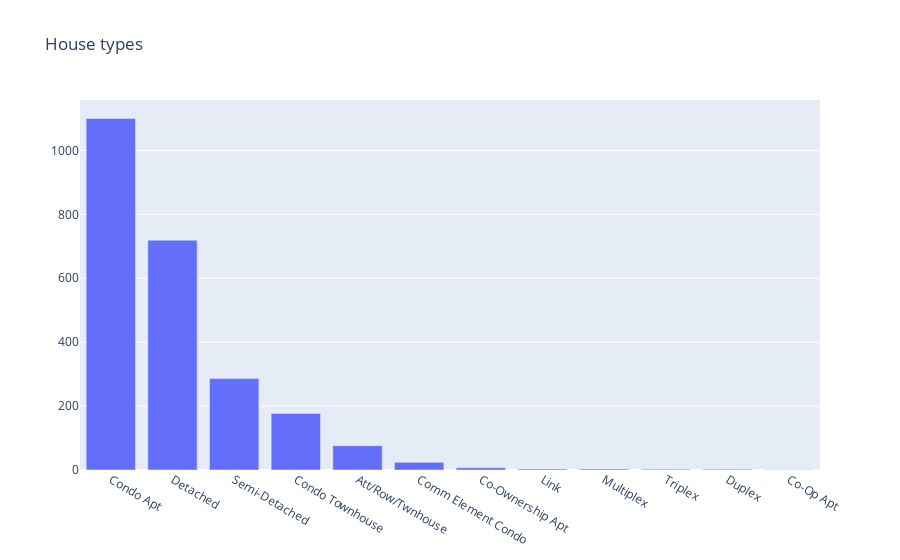

Source (notebook cell):
### Code cell
house_types = df['type'].value_counts()


data = go.Bar(x=house_types.index, y=house_types.values)

layout = go.Layout(
    title='House types',
)

fig = go.Figure(data=[data], layout=layout)

py.iplot(fig)

### Figure 1 — Plotly figure (JSON) as saved in the notebook; plotly's stock layout.template omitted (floating-point values rounded to 4 significant figures)
{"data": [{"type": "bar", "x": ["Condo Apt", "Detached", "Semi-Detached", "Condo Townhouse", "Att/Row/Twnhouse", "Comm Element Condo", "Co-Ownership Apt", "Link", "Multiplex", "Triplex", "Duplex", "Co-Op Apt"], "y": [1100, 719, 286, 177, 76, 24, 7, 3, 3, 2, 2, 1]}], "layout": {"title": {"text": "House types"}}}
